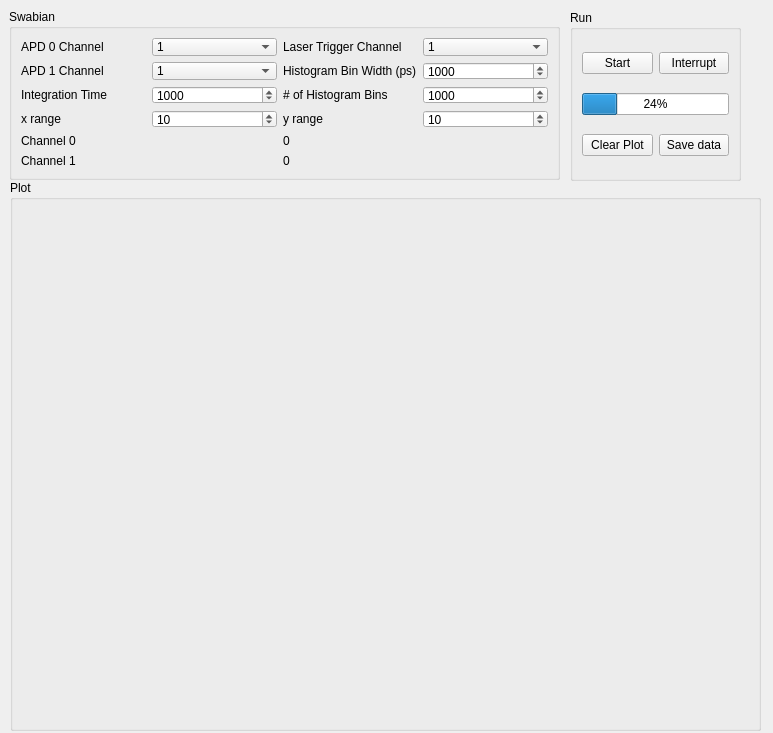
<?xml version="1.0" encoding="UTF-8"?>
<ui version="4.0">
 <class>Form</class>
 <widget class="QWidget" name="Form">
  <property name="geometry">
   <rect>
    <x>0</x>
    <y>0</y>
    <width>773</width>
    <height>733</height>
   </rect>
  </property>
  <property name="windowTitle">
   <string>Form</string>
  </property>
  <widget class="QGroupBox" name="groupBox">
   <property name="geometry">
    <rect>
     <x>9</x>
     <y>9</y>
     <width>551</width>
     <height>171</height>
    </rect>
   </property>
   <property name="title">
    <string>Swabian</string>
   </property>
   <layout class="QGridLayout" name="gridLayout_2">
    <item row="2" column="3">
     <widget class="QDoubleSpinBox" name="hist_numbins_doubleSpinBox">
      <property name="decimals">
       <number>0</number>
      </property>
      <property name="minimum">
       <double>0.000000000000000</double>
      </property>
      <property name="maximum">
       <double>10000000000000000000.000000000000000</double>
      </property>
      <property name="value">
       <double>1000.000000000000000</double>
      </property>
     </widget>
    </item>
    <item row="2" column="1">
     <widget class="QDoubleSpinBox" name="counter_numbins_doubleSpinBox">
      <property name="decimals">
       <number>0</number>
      </property>
      <property name="maximum">
       <double>100000000000.000000000000000</double>
      </property>
      <property name="value">
       <double>1000.000000000000000</double>
      </property>
     </widget>
    </item>
    <item row="0" column="1">
     <widget class="QComboBox" name="APD0_select">
      <property name="currentText">
       <string>2</string>
      </property>
      <item>
       <property name="text">
        <string>1</string>
       </property>
      </item>
      <item>
       <property name="text">
        <string>2</string>
       </property>
      </item>
      <item>
       <property name="text">
        <string>3</string>
       </property>
      </item>
      <item>
       <property name="text">
        <string>4</string>
       </property>
      </item>
     </widget>
    </item>
    <item row="0" column="0">
     <widget class="QLabel" name="APD0_label">
      <property name="text">
       <string>APD 0 Channel</string>
      </property>
     </widget>
    </item>
    <item row="1" column="2">
     <widget class="QLabel" name="hist_binwidth_label">
      <property name="text">
       <string>Histogram Bin Width (ps)</string>
      </property>
     </widget>
    </item>
    <item row="2" column="0">
     <widget class="QLabel" name="counter_bin_label">
      <property name="text">
       <string>Integration Time</string>
      </property>
     </widget>
    </item>
    <item row="5" column="0">
     <widget class="QLabel" name="channel0_label">
      <property name="text">
       <string>Channel 0</string>
      </property>
     </widget>
    </item>
    <item row="2" column="2">
     <widget class="QLabel" name="hist_nbins_label">
      <property name="text">
       <string># of Histogram Bins</string>
      </property>
     </widget>
    </item>
    <item row="6" column="2">
     <widget class="QLabel" name="ch1_label">
      <property name="text">
       <string>0</string>
      </property>
     </widget>
    </item>
    <item row="0" column="2">
     <widget class="QLabel" name="trigger_label">
      <property name="text">
       <string>Laser Trigger Channel</string>
      </property>
     </widget>
    </item>
    <item row="1" column="0">
     <widget class="QLabel" name="APD1_select_label">
      <property name="text">
       <string>APD 1 Channel</string>
      </property>
     </widget>
    </item>
    <item row="1" column="3">
     <widget class="QDoubleSpinBox" name="hist_binwidth_doubleSpinBox">
      <property name="decimals">
       <number>0</number>
      </property>
      <property name="maximum">
       <double>1000000000000000000000.000000000000000</double>
      </property>
      <property name="value">
       <double>1000.000000000000000</double>
      </property>
     </widget>
    </item>
    <item row="5" column="2">
     <widget class="QLabel" name="ch0_label">
      <property name="text">
       <string>0</string>
      </property>
     </widget>
    </item>
    <item row="1" column="1">
     <widget class="QComboBox" name="APD1_select">
      <property name="currentText">
       <string>3</string>
      </property>
      <item>
       <property name="text">
        <string>1</string>
       </property>
      </item>
      <item>
       <property name="text">
        <string>2</string>
       </property>
      </item>
      <item>
       <property name="text">
        <string>3</string>
       </property>
      </item>
      <item>
       <property name="text">
        <string>4</string>
       </property>
      </item>
     </widget>
    </item>
    <item row="0" column="3">
     <widget class="QComboBox" name="trigger_select">
      <property name="currentText">
       <string notr="true">1</string>
      </property>
      <property name="maxCount">
       <number>4</number>
      </property>
      <item>
       <property name="text">
        <string>1</string>
       </property>
      </item>
      <item>
       <property name="text">
        <string>2</string>
       </property>
      </item>
      <item>
       <property name="text">
        <string>3</string>
       </property>
      </item>
      <item>
       <property name="text">
        <string>4</string>
       </property>
      </item>
     </widget>
    </item>
    <item row="6" column="0">
     <widget class="QLabel" name="channel1_label">
      <property name="text">
       <string>Channel 1</string>
      </property>
     </widget>
    </item>
    <item row="4" column="1">
     <widget class="QDoubleSpinBox" name="num_xpixels_doubleSpinBox">
      <property name="decimals">
       <number>0</number>
      </property>
      <property name="minimum">
       <double>0.000000000000000</double>
      </property>
      <property name="maximum">
       <double>50.000000000000000</double>
      </property>
      <property name="value">
       <double>10.000000000000000</double>
      </property>
     </widget>
    </item>
    <item row="4" column="0">
     <widget class="QLabel" name="num_xpixels_label">
      <property name="text">
       <string>x range</string>
      </property>
     </widget>
    </item>
    <item row="4" column="2">
     <widget class="QLabel" name="num_ypixels_label">
      <property name="text">
       <string>y range</string>
      </property>
     </widget>
    </item>
    <item row="4" column="3">
     <widget class="QDoubleSpinBox" name="num_ypixels_doubleSpinBox">
      <property name="decimals">
       <number>0</number>
      </property>
      <property name="maximum">
       <double>50.000000000000000</double>
      </property>
      <property name="value">
       <double>10.000000000000000</double>
      </property>
     </widget>
    </item>
   </layout>
  </widget>
  <widget class="QGroupBox" name="groupBox_4">
   <property name="geometry">
    <rect>
     <x>570</x>
     <y>10</y>
     <width>171</width>
     <height>171</height>
    </rect>
   </property>
   <property name="title">
    <string>Run</string>
   </property>
   <layout class="QGridLayout" name="gridLayout">
    <item row="0" column="1">
     <widget class="QPushButton" name="interrupt_pushButton">
      <property name="text">
       <string>Interrupt</string>
      </property>
     </widget>
    </item>
    <item row="1" column="0" colspan="2">
     <widget class="QProgressBar" name="progressBar">
      <property name="value">
       <number>24</number>
      </property>
     </widget>
    </item>
    <item row="0" column="0">
     <widget class="QPushButton" name="start_pushButton">
      <property name="text">
       <string>Start</string>
      </property>
     </widget>
    </item>
    <item row="2" column="1">
     <widget class="QPushButton" name="save_data_pushButton">
      <property name="text">
       <string>Save data</string>
      </property>
     </widget>
    </item>
    <item row="2" column="0">
     <widget class="QPushButton" name="clearplot_pushButton">
      <property name="text">
       <string>Clear Plot</string>
      </property>
     </widget>
    </item>
   </layout>
  </widget>
  <widget class="QGroupBox" name="plot_groupBox">
   <property name="geometry">
    <rect>
     <x>10</x>
     <y>180</y>
     <width>751</width>
     <height>551</height>
    </rect>
   </property>
   <property name="title">
    <string>Plot</string>
   </property>
   <layout class="QVBoxLayout" name="verticalLayout"/>
  </widget>
 </widget>
 <resources/>
 <connections/>
</ui>
